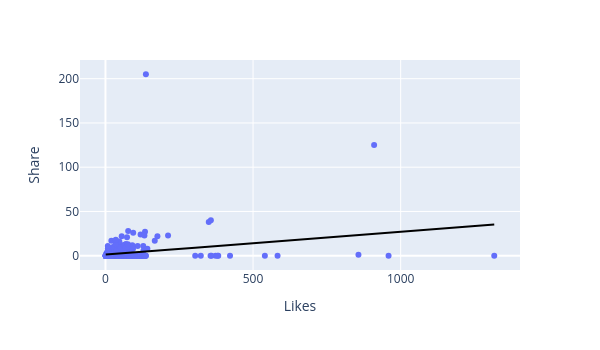

The cell this chart's notebook holds for it:
### Code cell
plt.figure(figsize=(4, 3))
px.scatter(data, x='Likes', y='Share', trendline='ols', trendline_color_override='black', width=600, height=350)

# data between two columns was shown in points in x & y axes

### Figure 1 — Plotly figure (JSON) as saved in the notebook; plotly's stock layout.template omitted (floating-point values rounded to 4 significant figures; data arrays with more than 128 entries replaced by an {"elided": "..."} marker saying what was removed)
{"data": [{"hovertemplate": "Likes=%{x}<br>Share=%{y}<extra></extra>", "legendgroup": "", "marker": {"color": "#636efa", "symbol": "circle"}, "mode": "markers", "name": "", "orientation": "v", "showlegend": false, "type": "scatter", "x": {"elided": "600 int values"}, "xaxis": "x", "y": {"elided": "600 int values"}, "yaxis": "y"}, {"hovertemplate": "<b>OLS trendline</b><br>Share = 0.0257843 * Likes + 1.32201<br>R<sup>2</sup>=0.058838<br><br>Likes=%{x}<br>Share=%{y} <b>(trend)</b><extra></extra>", "legendgroup": "", "line": {"color": "black"}, "marker": {"color": "#636efa", "symbol": "circle"}, "mode": "lines", "name": "", "showlegend": false, "type": "scatter", "x": {"elided": "585 int values"}, "xaxis": "x", "y": {"elided": "585 float values"}, "yaxis": "y"}], "layout": {"height": 350, "legend": {"tracegroupgap": 0}, "margin": {"t": 60}, "width": 600, "xaxis": {"anchor": "y", "domain": [0, 1], "title": {"text": "Likes"}}, "yaxis": {"anchor": "x", "domain": [0, 1], "title": {"text": "Share"}}}}
